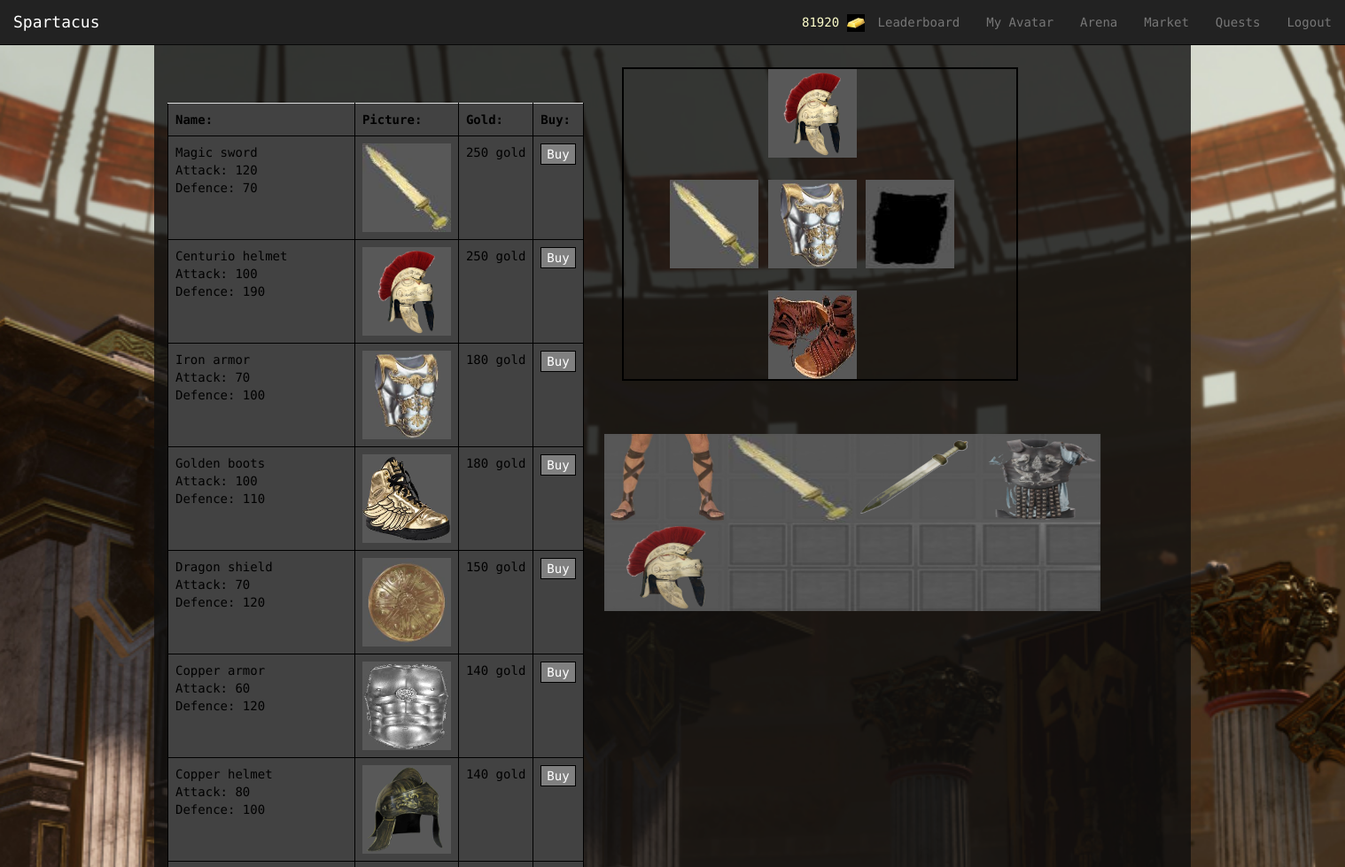
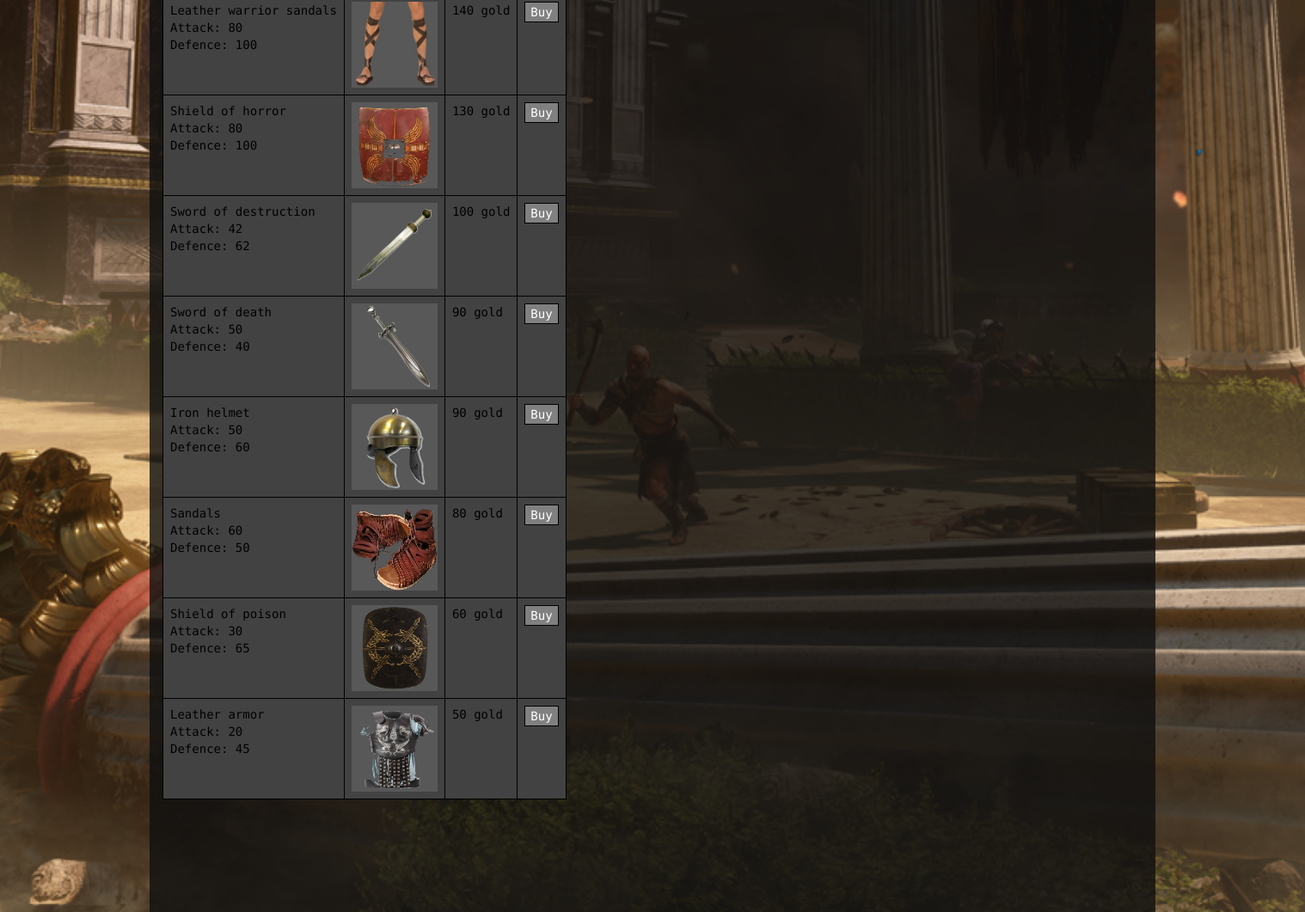
The page /Spartacus/market/ (signed in) on the database its author committed (2 pictures, top to bottom).
### Spartacus/models.py (models this page shows, shortened)
class Item(models.Model):
    ITEM_CHOICES = (
    ('sword', 'sword'),
    ('shield', 'shield'),
    ('armor', 'armor'),
    ('helmet', 'helmet'),
    ('boots', 'boots'),)
    price = models.IntegerField(default = 0)
    itemType = models.CharField(max_length=128, choices=ITEM_CHOICES, default= 'sword')
    name = models.CharField(max_length=128, unique = True)
    picture = models.ImageField(upload_to='item_images', blank=True)
    attack = models.IntegerField(default= 10)
    deffence = models.IntegerField(default= 10)

class AvatarItem(models.Model):
    item = models.ForeignKey(Item)
    avatar = models.ForeignKey(Avatar)
    equiped = models.BooleanField(default = False)

class Avatar(models.Model):
    user = models.OneToOneField(User)
    picture = models.ImageField(upload_to='profile_images', blank=True)
    cash = models.IntegerField(default = 1000)
    attack = models.IntegerField(default= 10)
    deffence = models.IntegerField(default= 10)
    strength = models.IntegerField(default= 10)
    agility = models.IntegerField(default= 10)
    intelligence = models.IntegerField(default = 10)
    victories = models.IntegerField(default = 0)
    points = models.IntegerField(default = 0) # for ranking...every time a gladiator fights get some amount of points

### Spartacus/views.py (the view, shortened to what this page needs)
@login_required
def market(request):
    context_dict = {}
    context_dict["bought"] = False
    context_dict["full"] = False
    try:
        avatar = Avatar.objects.get(user = request.user)
        health = avatar.strength*25;
        context_dict.update(getItems(avatar))
        context_dict['health']= health
        items = Item.objects.order_by('-price')
        context_dict['items'] = items
    except:
        print "Query fail market"
    return render (request, 'Spartacus/market.html', context_dict)

### Spartacus/templatetags/Spartacus_extras.py (called while the page is built)
@register.inclusion_tag('Spartacus/item_list_market.html',takes_context=True)
def get_market_items(context):
    avatar = context['avatar']
    context_dict = getItems(avatar)
    context_dict['bought'] = context['bought']
    return context_dict

### Spartacus/templatetags/app_filters.py (called while the page is built)
@register.filter(name='mulLeft')
def mulLeft(value,value2):
    return (value%4)*value2

@register.filter(name='mulTop')
def mulTop(value,value2):
    if value < 4:
        return 1*value2
    else:
        return 100+value2

### templates/Spartacus/market.html (shortened to what this page needs)
{% extends 'Spartacus/base.html' %}
{% load staticfiles %}
{% load app_filters %}
{% load Spartacus_extras %}
{% block body_block %}
    <div class="container">
		<div class="row" id="split">
		</div>
        <div class="row">
            <div class="col-xs-12 col-md-6 col-lg-4">
                <br/><br/>
                <table class="table" style=" table-layout: auto">
                    <th>Name:</th>
                    <th>Picture:</th>
                    <th>Gold:</th>
                    <th>Buy:</th>
                    {% for item in items %}
                        <tr>
                            <td>{{ item.name }} <br/>Attack: {{ item.attack }} <br/>Defence: {{ item.deffence }}</td>
                            <td><img src = "{{item.picture.url}}" width = "100" height = "100"></td>
                            <td>{{ item.price }} gold</td>
                            <td>
                                <form method="post" action="{% url 'market' %}">
                                    <input type="submit" value="Buy" name = "Submit">
                                </form></td>
                        </tr>
                    {% endfor %}
                </table>
            </div>
			<div class="col-xs-12 col-md-6 col-lg-5 col-lg-offset-1">
                <div id="all_items_market">
                    {% get_market_items %}
                </div>
			</div>
        </div>
    </div>
{% endblock %}
{% block gold %}
{% if user.is_authenticated %}
   {{ user.avatar.cash }} <img  src="{% static 'images/gold.jpg' %}" width = "20" height = "20"/>
{% endif %}
{% endblock %}

### templates/Spartacus/item_list_market.html (shortened to what this page needs)
{% load staticfiles %}
{% load app_filters %}
<div id="all_items_market">
    <div class="row">
        <div class="col-xs-11 col-xs-offset-1" style="border: 2px solid black;">
            <div class="row">
                <div class="col-xs-4 col-xs-offset-3 col-sm-4 col-sm-offset-5 col-md-4 col-md-offset-4 col-lg-4 col-lg-offset-4">
                    {% if helmet %}
                    <img data-toggle="tooltip" data-placement="left" title="{{helmet.item.name}} &#013;Attack: {{helmet.item.attack}} &#013;Defence: {{helmet.item.deffence}}"
                         class="unequip_market" data-itemid="{{helmet.id}}" src = "{{helmet.item.picture.url}}" width = "100" height = "100">
                    <br>
                    {% else %}
                    <img src = "{% static "images/helmet.jpg" %}" width = "100" height = "100">
                    {% endif %}
                    <div class="row" id="split">
                    </div>
                </div>
            </div>
            <div class="row">
                <div class="col-xs-4 col-xs-offset-3 col-sm-4 col-sm-offset-1 col-md-2 col-md-offset-1">
                    {% if sword %}
                    <img data-toggle="tooltip" data-placement="left" title="{{sword.item.name}} &#013;Attack: {{sword.item.attack}} &#013;Defence: {{sword.item.deffence}}"
                         class="unequip_market" data-itemid="{{sword.id}}" src = "{{sword.item.picture.url}}" width = "100" height = "100">
                    <br/>
                    {% else %}
                    <img src = "{% static "images/sword.jpg" %}" width = "100" height = "100">
                    {% endif %}
                    <div class="row" id="split">
                    </div>
                </div>
                <div class="col-xs-4 col-xs-offset-3 col-sm-4 col-sm-offset-0 col-md-2 col-md-offset-1">
                    {% if armor %}
                    <img data-toggle="tooltip" data-placement="left" title="{{armor.item.name}} &#013;Attack: {{armor.item.attack}} &#013;Defence: {{armor.item.deffence}}"
                         class="unequip_market" data-itemid="{{armor.id}}" src = "{{armor.item.picture.url}}" width = "100" height = "100">
                    <br/>
                    {% else %}
                    <img src = "{% static "images/armour.jpg" %}" width = "100" height = "100">
                    {% endif %}
                    <div class="row" id="split">
                    </div>
                </div>
                <div class="col-xs-4 col-xs-offset-3 col-sm-3 col-sm-offset-0 col-md-2 col-md-offset-1">
                    {% if shield %}
                    <img data-toggle="tooltip" data-placement="left" title="{{shield.item.name}} &#013;Attack: {{shield.item.attack}} &#013;Defence: {{shield.item.deffence}}"
                         class="unequip_market" data-itemid="{{shield.id}}" src = "{{shield.item.picture.url}}" width = "100" height = "100">
                    <br/>
                    {% else %}
                    <img src = "{% static "images/shield.jpg" %}" width = "100" height = "100">
                    {% endif %}
                    <div class="row" id="split">
                    </div>
                </div>
            </div>
            <div class="row">
                <div class="col-xs-4 col-xs-offset-3 col-sm-4 col-sm-offset-5 col-md-4 col-md-offset-4 col-lg-4 col-lg-offset-4">
                    {% if boots %}
                    <img data-toggle="tooltip" data-placement="left" title="{{boots.item.name}} &#013;Attack: {{boots.item.attack}} &#013;Defence: {{boots.item.deffence}}"
                         class="unequip_market" data-itemid="{{boots.id}}"  src = "{{boots.item.picture.url}}" width = "100" height = "100">
                    <br/>
                    {% else %}
                    <img src = "{% static "images/boots.jpg" %}" width = "100" height = "100">
                    {% endif %}
                </div>
            </div>
        </div>
    </div>
    <div class="row">
        <div class="col-lg-4 col-lg-offset-1 col-md-6 col-md-offset-1 col-xs-8 col-xs-offset-2">
            <div class="div1">
                <img src="{% static 'images/inventory.jpg' %}" style="position: absolute; top: 60px; left: -20px; width:560px; height:200px;"/>
            </div>
            {% for item in inventory_items %}
            <div class="div2">
                <img data-toggle="tooltip" data-placement="left" title="{{item.item.name}} &#013;Attack: {{item.item.attack}} &#013;Defence: {{item.item.deffence}}"
                     class="sell" data-itemid="{{item.id}}" src = "{{item.item.picture.url}}" height="100"  width = "140"
                     style="position: absolute; top: {{ forloop.counter0|mulTop:60 }}px; left: {{ forloop.counter0|mulLeft:140|add:-20 }}px;">
            </div>
            {% endfor %}
        </div>
    </div>
</div>

### static/css/styles.css (style rules this page uses)
html,body { height: 100%; font-family: 'Droid Sans Mono', sans-serif; }
body { padding-top: 51px; background: #1E1E1E; color: #f9f9f9; }

### static/css/mystyles.css (style rules this page uses)
table { table-layout: fixed; }
table,th, td, tr { background-color: #424242; color: black; border: 1px solid black; white-space: nowrap; overflow: hidden; text-overflow: ellipsis; }
input { border: 1px solid black; background-color: gray; color: white; }
div.div1 { width:600px; height:300px; }
div.div2 { width:700px; height:250px; margin:10px 250px; opacity:0.8; filter:alpha(opacity=40); }
div#split { height: 25px; }
div.container { background: rgba(15,15,15, 0.8)!important; }

### rows shown on the page
Item: name "Magic sword", attack "120", deffence "70", picture (picture), price "250"
Item: name "Centurio helmet", attack "100", deffence "190", picture (picture), price "250"
Item: name "Iron armor", attack "70", deffence "100", picture (picture), price "180"
Item: name "Golden boots", attack "100", deffence "110", picture (picture), price "180"
Item: name "Dragon shield", attack "70", deffence "120", picture (picture), price "150"
Item: name "Copper armor", attack "60", deffence "120", picture (picture), price "140"
Item: name "Copper helmet", attack "80", deffence "100", picture (picture), price "140"
Item: name "Leather warrior sandals", attack "80", deffence "100", picture (picture), price "140"
Item: name "Shield of horror", attack "80", deffence "100", picture (picture), price "130"
Item: name "Sword of destruction", attack "42", deffence "62", picture (picture), price "100"
Item: name "Sword of death", attack "50", deffence "40", picture (picture), price "90"
Item: name "Iron helmet", attack "50", deffence "60", picture (picture), price "90"
Item: name "Sandals", attack "60", deffence "50", picture (picture), price "80"
Item: name "Shield of poison", attack "30", deffence "65", picture (picture), price "60"
Item: name "Leather armor", attack "20", deffence "45", picture (picture), price "50"
AvatarItem: item.picture (picture)
AvatarItem: item.picture (picture)
AvatarItem: item.picture (picture)
AvatarItem: item.picture (picture)
AvatarItem: item.picture (picture)
AvatarItem: item.picture (picture)
AvatarItem: item.picture (picture)
AvatarItem: item.picture (picture)
AvatarItem: item.picture (picture)

### other values the page prints
{{ user.avatar.cash }} "81920"
